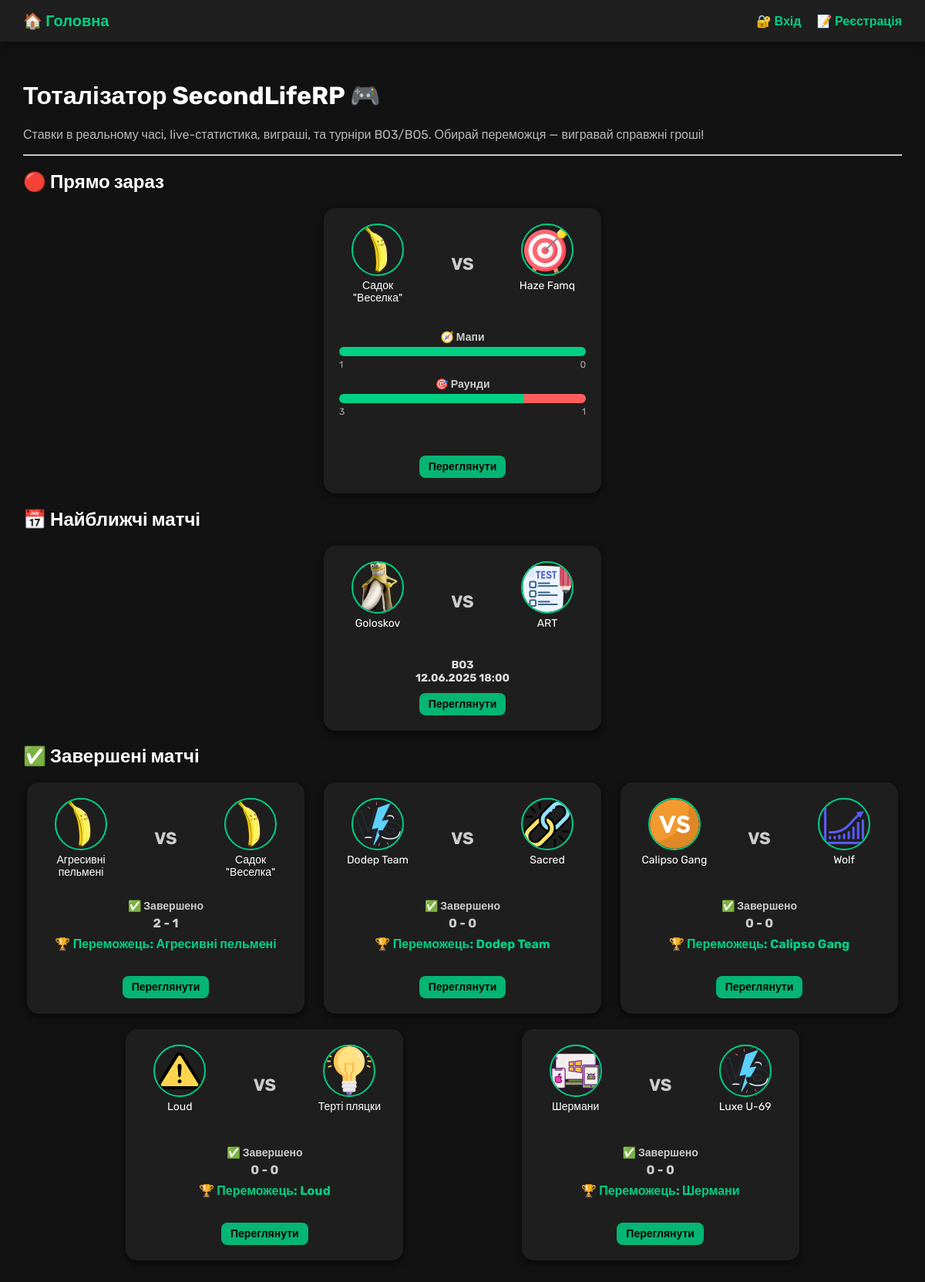
The page / on the database its author committed.
### matches/models.py (models this page shows, shortened)
class Match(models.Model):
    STATUS_CHOICES = [
        ('live', 'Прямо зараз'),
        ('upcoming', 'Найближчий'),
        ('finished', 'Завершений'),
    ]
    team1 = models.ForeignKey(Team, related_name='team1_matches', on_delete=models.CASCADE)
    team2 = models.ForeignKey(Team, related_name='team2_matches', on_delete=models.CASCADE)
    team_winner = models.ForeignKey(Team, null=True, blank=True, on_delete=models.SET_NULL, related_name='won_matches',
                                    default=None)
    match_datetime = models.DateTimeField()
    location = models.CharField(max_length=255, blank=True, null=True)
    created_at = models.DateTimeField(auto_now_add=True)
    status = models.CharField(max_length=10, choices=STATUS_CHOICES, default='upcoming')  # ← нове поле
    SERIES_CHOICES = [
        ('bo3', 'Best of 3'),
        ('bo5', 'Best of 5'),
    ]
    series_type = models.CharField(max_length=3, choices=SERIES_CHOICES, default='bo3')
    betting_open = models.BooleanField(default=True)  # ← Чи дозволено ставки
    team1_odds = models.FloatField(default=1.9)
    team2_odds = models.FloatField(default=1.9)
    def get_final_score(self):
        team1_wins = self.maps.filter(winner=self.team1).count()
        team2_wins = self.maps.filter(winner=self.team2).count()
        if self.status == 'finished':
            return team1_wins, team2_wins
        return team1_wins, team2_wins

class Team(models.Model):
    name = models.CharField(max_length=100)
    logo = models.ImageField(upload_to='team_logos/')

### matches/views.py (the view)
# urls.py: path('', home_view, name='home'),
def home_view(request):
    now = timezone.now()
    matchsets = {
        'upcoming': Match.objects.select_related('team1', 'team2').prefetch_related('maps__rounds').filter(
            status='upcoming'),
        'live': Match.objects.select_related('team1', 'team2').prefetch_related('maps__rounds').filter(status='live'),
        'past': Match.objects.select_related('team1', 'team2').prefetch_related('maps__rounds').filter(
            status='finished'),
    }
    for matchset in matchsets.values():
        for match in matchset:
            match.team1_map_wins, match.team2_map_wins = match.get_final_score()
            team1_rounds = 0
            team2_rounds = 0
            for m in match.maps.all():
                for r in m.rounds.all():
                    if r.winner_id == match.team1_id:
                        team1_rounds += 1
                    elif r.winner_id == match.team2_id:
                        team2_rounds += 1
            match.team1_rounds = team1_rounds
            match.team2_rounds = team2_rounds
    return render(request, 'matches/home.html', matchsets)

### matches/templates/matches/home.html (shortened to what this page needs)
{% extends 'base.html' %}
{% block content %}
<h1>Тоталізатор SecondLifeRP 🎮</h1>
<p style="opacity: 0.7;">Ставки в реальному часі, live-статистика, виграші, та турніри BO3/BO5. Обирай переможця — вигравай справжні гроші!</p>
<hr>
<h2>🔴 Прямо зараз</h2>
<div class="match-grid">
    {% for match in live %}
        {% include 'matches/match_card.html' with match=match status='live' %}
    {% empty %}
        <p>Наразі немає матчів у прямому ефірі.</p>
    {% endfor %}
</div>
<h2>📅 Найближчі матчі</h2>
<div class="match-grid">
    {% for match in upcoming %}
        {% include 'matches/match_card.html' with match=match status='upcoming' %}
    {% empty %}
        <p>Поки немає майбутніх матчів.</p>
    {% endfor %}
</div>
<h2>✅ Завершені матчі</h2>
<div class="match-grid">
    {% for match in past %}
        {% include 'matches/match_card.html' with match=match status='finished' %}
    {% empty %}
        <p>Завершених матчів поки немає.</p>
    {% endfor %}
</div>
{% endblock %}

### matches/templates/matches/match_card.html (shortened to what this page needs)
<div class="match-card {% if status == 'finished' %}finished{% elif status == 'live' %}live{% elif status == 'upcoming' %}upcoming{% endif %}">
    <div class="team-section">
        <div class="team">
            <img src="{{ match.team1.logo.url }}" alt="{{ match.team1.name }}">
            <span>{{ match.team1.name }}</span>
        </div>
        <div class="vs">VS</div>
        <div class="team">
            <img src="{{ match.team2.logo.url }}" alt="{{ match.team2.name }}">
            <span>{{ match.team2.name }}</span>
        </div>
    </div>
    {% if status == 'live' %}
        <div class="score-section">
            <div class="score-bar-title">🧭 Мапи</div>
            <div class="bar-container">
                <div class="bar team1" style="flex: {{ match.team1_map_wins|default:0 }};"></div>
            </div>
            <div class="score-bar-labels">
                <span>{{ match.team1_map_wins|default:0 }}</span>
                <span>{{ match.team2_map_wins|default:0 }}</span>
            </div>
            <div class="score-bar-title">🎯 Раунди</div>
            <div class="bar-container">
                <div class="bar team1" style="flex: {{ match.team1_rounds|default:0 }};"></div>
                <div class="bar team2" style="flex: {{ match.team2_rounds|default:0 }};"></div>
            </div>
            <div class="score-bar-labels">
                <span>{{ match.team1_rounds|default:0 }}</span>
                <span>{{ match.team2_rounds|default:0 }}</span>
            </div>
        </div>
    {% elif status == 'finished' %}
        <div class="score-section">
            <div class="score-bar-title">✅ Завершено</div>
            <div class="score-labels">
                {{ match.get_final_score.0|default:0 }} - {{ match.get_final_score.1|default:0 }}
            </div>
            {% if match.team_winner %}
                <div class="winner">🏆 Переможець: {{ match.team_winner.name }}</div>
            {% else %}
                <div class="winner">Нічия або не визначено</div>
            {% endif %}
        </div>
    {% elif status == 'upcoming' %}
        <div class="match-info" style="margin-top: 20px; font-weight: bold;">
            {{ match.series_type|upper }}<br>
            {{ match.match_datetime|date:"d.m.Y H:i" }}<br>
        </div>
    {% endif %}
    <div class="match-info">
        <a href="{% url 'match_detail' match.id %}" class="btn">Переглянути</a>
    </div>
</div>

### templates/base.html (style rules this page uses)
body { background-color: #121212; font-family: 'Rubik', sans-serif; color: #fff; margin: 0; }

### matches/templates/matches/match_card.html (style rules this page uses)
.match-grid { display: flex; flex-wrap: wrap; justify-content: space-evenly; gap: 20px; }
.match-card { background: #1e1e1e; border-radius: 15px; box-shadow: 0 4px 10px rgba(0,0,0,0.6); width: 320px; padding: 20px; transition: transform 0.2s ease; display: flex; flex-direction: column; justify-content: space-between; height: 330px; }
.team-section { display: flex; align-items: center; text-align: center; justify-content: space-between; }
.team { display: flex; flex-direction: column; align-items: center; gap: 5px; width: 100px; }
.team img { width: 64px; height: 64px; object-fit: cover; border-radius: 50%; border: 2px solid #00d084; }
.team span { font-size: 14px; line-height: 16px; color: #fff; text-align: center; min-height: 32px; overflow: hidden; }
.vs { font-weight: bold; font-size: 22px; color: #ccc; margin: 0 10px; }
.match-info { text-align: center; font-size: 14px; opacity: 0.85; }
.btn { display: inline-block; margin-top: 10px; background-color: #00d084; color: #000; padding: 6px 12px; border-radius: 8px; text-decoration: none; font-weight: bold; }
.score-section { margin-top: 5px; }
.score-bar-title { color: #ccc; font-size: 14px; font-weight: bold; margin-bottom: 4px; }
.bar-container { display: flex; height: 12px; background-color: #333; border-radius: 6px; overflow: hidden; margin-bottom: 4px; }
.bar { height: 100%; }
.team1 { background-color: #00d084; }
.team2 { background-color: #ff5c5c; }
.score-bar-labels { display: flex; justify-content: space-between; font-size: 12px; color: #aaa; margin-bottom: 10px; }
.winner { font-weight: bold; color: #00d084; font-size: 16px; margin-top: 8px; text-align: center; }
.score-labels { font-size: 16px; font-weight: bold; color: #ccc; display: flex; justify-content: center; gap: 5px; margin-bottom: 6px; }
.score-bar-title { color: #ccc; font-size: 14px; font-weight: bold; margin-bottom: 4px; text-align: center; }
.match-card.finished { height: 260px; }
.match-card.upcoming { height: 200px; }

### rows shown on the page
Match: team1.logo (picture), team1.name "Садок \"Веселка\"", team2.logo (picture), team2.name "Haze Famq", team1_map_wins "1", team2_map_wins "0", team1_rounds "3", team2_rounds "1"
Match: team1.logo (picture), team1.name "Goloskov", team2.logo (picture), team2.name "ART", series_type "BO3", match_datetime "12.06.2025 18:00"
Match: team1.logo (picture), team1.name "Агресивні пельмені", team2.logo (picture), team2.name "Садок \"Веселка\"", get_final_score.0 "2", get_final_score.1 "1", team_winner.name "Агресивні пельмені"
Match: team1.logo (picture), team1.name "Dodep Team", team2.logo (picture), team2.name "Sacred", get_final_score.0 "0", get_final_score.1 "0", team_winner.name "Dodep Team"
Match: team1.logo (picture), team1.name "Calipso Gang", team2.logo (picture), team2.name "Wolf", get_final_score.0 "0", get_final_score.1 "0", team_winner.name "Calipso Gang"
Match: team1.logo (picture), team1.name "Loud", team2.logo (picture), team2.name "Терті пляцки", get_final_score.0 "0", get_final_score.1 "0", team_winner.name "Loud"
Match: team1.logo (picture), team1.name "Шермани", team2.logo (picture), team2.name "Luxe U-69", get_final_score.0 "0", get_final_score.1 "0", team_winner.name "Шермани"
